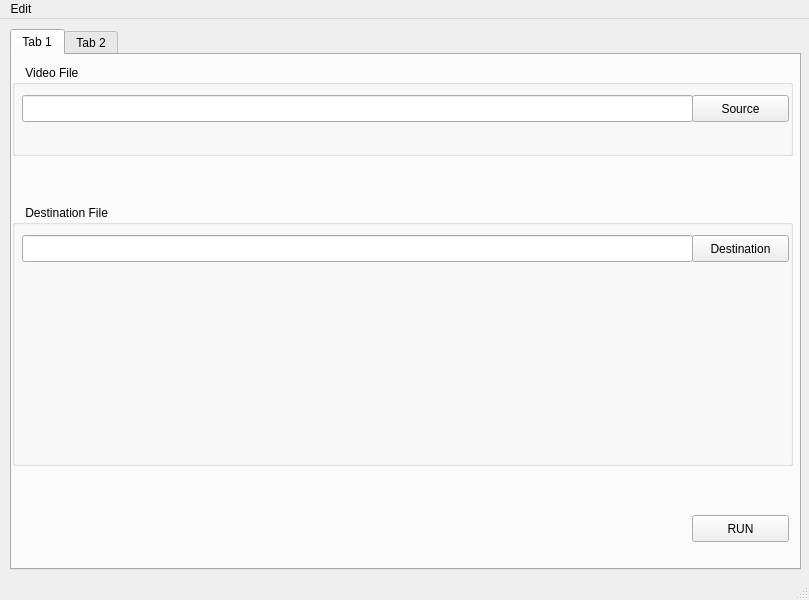
<?xml version="1.0" encoding="UTF-8"?>
<ui version="4.0">
 <class>MainWindow</class>
 <widget class="QMainWindow" name="MainWindow">
  <property name="geometry">
   <rect>
    <x>0</x>
    <y>0</y>
    <width>809</width>
    <height>600</height>
   </rect>
  </property>
  <property name="windowTitle">
   <string>MainWindow</string>
  </property>
  <widget class="QWidget" name="centralwidget">
   <widget class="QTabWidget" name="tabWidget">
    <property name="geometry">
     <rect>
      <x>10</x>
      <y>10</y>
      <width>791</width>
      <height>541</height>
     </rect>
    </property>
    <property name="currentIndex">
     <number>0</number>
    </property>
    <widget class="QWidget" name="tab">
     <attribute name="title">
      <string>Tab 1</string>
     </attribute>
     <widget class="QGroupBox" name="groupBox_2">
      <property name="geometry">
       <rect>
        <x>0</x>
        <y>150</y>
        <width>781</width>
        <height>261</height>
       </rect>
      </property>
      <property name="title">
       <string>    Destination File</string>
      </property>
      <widget class="QPushButton" name="pushButton_2">
       <property name="geometry">
        <rect>
         <x>680</x>
         <y>30</y>
         <width>97</width>
         <height>27</height>
        </rect>
       </property>
       <property name="text">
        <string>Destination</string>
       </property>
      </widget>
      <widget class="QLineEdit" name="lineEdit_2">
       <property name="geometry">
        <rect>
         <x>10</x>
         <y>30</y>
         <width>671</width>
         <height>27</height>
        </rect>
       </property>
      </widget>
     </widget>
     <widget class="QGroupBox" name="groupBox">
      <property name="geometry">
       <rect>
        <x>0</x>
        <y>10</y>
        <width>781</width>
        <height>91</height>
       </rect>
      </property>
      <property name="title">
       <string>    Video File</string>
      </property>
      <widget class="QPushButton" name="pushButton">
       <property name="geometry">
        <rect>
         <x>680</x>
         <y>30</y>
         <width>97</width>
         <height>27</height>
        </rect>
       </property>
       <property name="text">
        <string>Source</string>
       </property>
      </widget>
      <widget class="QLineEdit" name="lineEdit">
       <property name="geometry">
        <rect>
         <x>10</x>
         <y>30</y>
         <width>671</width>
         <height>27</height>
        </rect>
       </property>
      </widget>
     </widget>
     <widget class="QPushButton" name="pushButton_5">
      <property name="geometry">
       <rect>
        <x>680</x>
        <y>460</y>
        <width>97</width>
        <height>27</height>
       </rect>
      </property>
      <property name="text">
       <string>RUN</string>
      </property>
     </widget>
    </widget>
    <widget class="QWidget" name="tab_2">
     <attribute name="title">
      <string>Tab 2</string>
     </attribute>
     <widget class="QGroupBox" name="groupBox_3">
      <property name="geometry">
       <rect>
        <x>0</x>
        <y>140</y>
        <width>781</width>
        <height>101</height>
       </rect>
      </property>
      <property name="title">
       <string>    Destination File</string>
      </property>
      <widget class="QPushButton" name="pushButton_3">
       <property name="geometry">
        <rect>
         <x>680</x>
         <y>30</y>
         <width>97</width>
         <height>27</height>
        </rect>
       </property>
       <property name="text">
        <string>Destination</string>
       </property>
      </widget>
      <widget class="QLineEdit" name="lineEdit_3">
       <property name="geometry">
        <rect>
         <x>10</x>
         <y>30</y>
         <width>671</width>
         <height>27</height>
        </rect>
       </property>
      </widget>
     </widget>
     <widget class="QGroupBox" name="groupBox_4">
      <property name="geometry">
       <rect>
        <x>0</x>
        <y>10</y>
        <width>781</width>
        <height>91</height>
       </rect>
      </property>
      <property name="title">
       <string>    Audio File</string>
      </property>
      <widget class="QPushButton" name="pushButton_4">
       <property name="geometry">
        <rect>
         <x>680</x>
         <y>30</y>
         <width>91</width>
         <height>27</height>
        </rect>
       </property>
       <property name="text">
        <string>Source</string>
       </property>
      </widget>
      <widget class="QLineEdit" name="lineEdit_4">
       <property name="geometry">
        <rect>
         <x>10</x>
         <y>30</y>
         <width>671</width>
         <height>27</height>
        </rect>
       </property>
      </widget>
     </widget>
     <widget class="QPushButton" name="pushButton_6">
      <property name="geometry">
       <rect>
        <x>680</x>
        <y>470</y>
        <width>97</width>
        <height>27</height>
       </rect>
      </property>
      <property name="text">
       <string>RUN</string>
      </property>
     </widget>
    </widget>
   </widget>
  </widget>
  <widget class="QMenuBar" name="menubar">
   <property name="geometry">
    <rect>
     <x>0</x>
     <y>0</y>
     <width>809</width>
     <height>25</height>
    </rect>
   </property>
   <widget class="QMenu" name="menuEdit">
    <property name="title">
     <string>Edit</string>
    </property>
    <addaction name="actionVideo_Options"/>
    <addaction name="actionAudio_Options"/>
    <addaction name="separator"/>
    <addaction name="actionExit"/>
   </widget>
   <addaction name="menuEdit"/>
  </widget>
  <widget class="QStatusBar" name="statusbar"/>
  <action name="actionVideo_Options">
   <property name="text">
    <string>Video Options</string>
   </property>
  </action>
  <action name="actionAudio_Options">
   <property name="text">
    <string>Audio Options</string>
   </property>
  </action>
  <action name="actionExit">
   <property name="text">
    <string>Exit</string>
   </property>
  </action>
 </widget>
 <resources/>
 <connections/>
</ui>
